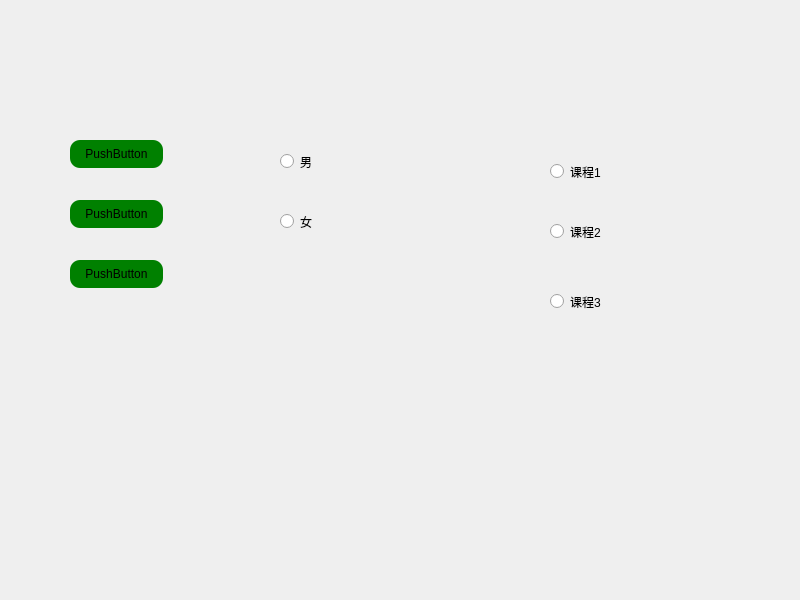
<?xml version="1.0" encoding="UTF-8"?>
<ui version="4.0">
 <class>Widget</class>
 <widget class="QWidget" name="Widget">
  <property name="geometry">
   <rect>
    <x>0</x>
    <y>0</y>
    <width>800</width>
    <height>600</height>
   </rect>
  </property>
  <property name="windowTitle">
   <string>Widget</string>
  </property>
  <widget class="QRadioButton" name="radioButton">
   <property name="geometry">
    <rect>
     <x>280</x>
     <y>150</y>
     <width>118</width>
     <height>23</height>
    </rect>
   </property>
   <property name="text">
    <string>男</string>
   </property>
   <attribute name="buttonGroup">
    <string notr="true">buttonGroup_2</string>
   </attribute>
  </widget>
  <widget class="QRadioButton" name="radioButton_2">
   <property name="geometry">
    <rect>
     <x>280</x>
     <y>210</y>
     <width>118</width>
     <height>23</height>
    </rect>
   </property>
   <property name="text">
    <string>女</string>
   </property>
   <attribute name="buttonGroup">
    <string notr="true">buttonGroup_2</string>
   </attribute>
  </widget>
  <widget class="QRadioButton" name="radioButton_3">
   <property name="geometry">
    <rect>
     <x>550</x>
     <y>160</y>
     <width>118</width>
     <height>23</height>
    </rect>
   </property>
   <property name="text">
    <string>课程1</string>
   </property>
   <attribute name="buttonGroup">
    <string notr="true">buttonGroup</string>
   </attribute>
  </widget>
  <widget class="QRadioButton" name="radioButton_4">
   <property name="geometry">
    <rect>
     <x>550</x>
     <y>220</y>
     <width>118</width>
     <height>23</height>
    </rect>
   </property>
   <property name="text">
    <string>课程2</string>
   </property>
   <attribute name="buttonGroup">
    <string notr="true">buttonGroup</string>
   </attribute>
  </widget>
  <widget class="QRadioButton" name="radioButton_5">
   <property name="geometry">
    <rect>
     <x>550</x>
     <y>290</y>
     <width>118</width>
     <height>23</height>
    </rect>
   </property>
   <property name="text">
    <string>课程3</string>
   </property>
   <attribute name="buttonGroup">
    <string notr="true">buttonGroup</string>
   </attribute>
  </widget>
  <widget class="QPushButton" name="pushButton">
   <property name="geometry">
    <rect>
     <x>70</x>
     <y>140</y>
     <width>93</width>
     <height>28</height>
    </rect>
   </property>
   <property name="styleSheet">
    <string notr="true">QPushButton{background-color:green;border-radius:10px}
QPushButton::checked{background-color:red;color:white}</string>
   </property>
   <property name="text">
    <string>PushButton</string>
   </property>
   <property name="checkable">
    <bool>true</bool>
   </property>
   <attribute name="buttonGroup">
    <string notr="true">buttonGroup_3</string>
   </attribute>
  </widget>
  <widget class="QPushButton" name="pushButton_2">
   <property name="geometry">
    <rect>
     <x>70</x>
     <y>200</y>
     <width>93</width>
     <height>28</height>
    </rect>
   </property>
   <property name="styleSheet">
    <string>QPushButton{background-color:green;border-radius:10px}
QPushButton::checked{background-color:red;color:white}</string>
   </property>
   <property name="text">
    <string>PushButton</string>
   </property>
   <property name="checkable">
    <bool>true</bool>
   </property>
   <attribute name="buttonGroup">
    <string notr="true">buttonGroup_3</string>
   </attribute>
  </widget>
  <widget class="QPushButton" name="pushButton_3">
   <property name="geometry">
    <rect>
     <x>70</x>
     <y>260</y>
     <width>93</width>
     <height>28</height>
    </rect>
   </property>
   <property name="styleSheet">
    <string>QPushButton{background-color:green;border-radius:10px}
QPushButton::checked{background-color:red;color:white}</string>
   </property>
   <property name="text">
    <string>PushButton</string>
   </property>
   <property name="checkable">
    <bool>true</bool>
   </property>
   <attribute name="buttonGroup">
    <string notr="true">buttonGroup_3</string>
   </attribute>
  </widget>
 </widget>
 <resources/>
 <connections/>
 <buttongroups>
  <buttongroup name="buttonGroup"/>
  <buttongroup name="buttonGroup_2"/>
  <buttongroup name="buttonGroup_3"/>
 </buttongroups>
</ui>
